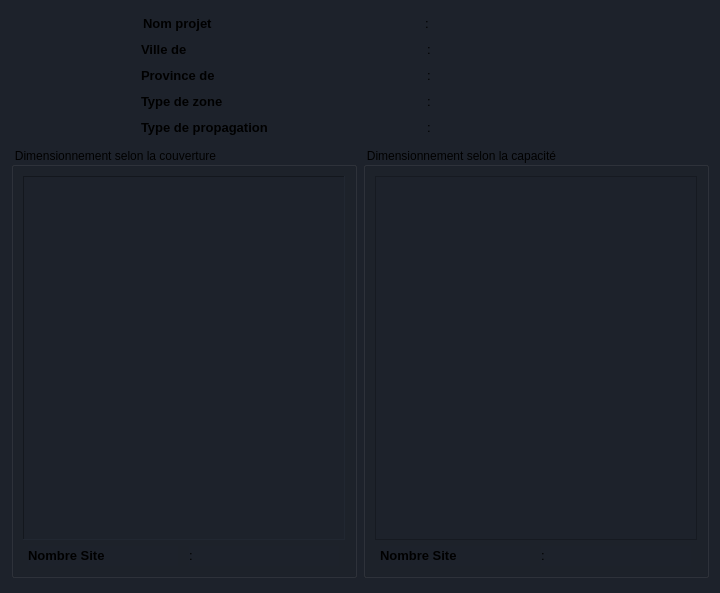
<?xml version="1.0" encoding="UTF-8"?>
<ui version="4.0">
 <class>ResultatWidget</class>
 <widget class="QWidget" name="ResultatWidget">
  <property name="geometry">
   <rect>
    <x>0</x>
    <y>0</y>
    <width>719</width>
    <height>593</height>
   </rect>
  </property>
  <property name="minimumSize">
   <size>
    <width>0</width>
    <height>0</height>
   </size>
  </property>
  <property name="maximumSize">
   <size>
    <width>16777215</width>
    <height>16777215</height>
   </size>
  </property>
  <property name="windowTitle">
   <string>Form</string>
  </property>
  <property name="styleSheet">
   <string notr="true">background-color: rgb(29, 34, 43);</string>
  </property>
  <layout class="QGridLayout" name="gridLayout">
   <item row="0" column="0">
    <layout class="QVBoxLayout" name="verticalLayout">
     <item>
      <layout class="QHBoxLayout" name="horizontalLayout">
       <property name="spacing">
        <number>0</number>
       </property>
       <item>
        <widget class="QLabel" name="label">
         <property name="minimumSize">
          <size>
           <width>150</width>
           <height>20</height>
          </size>
         </property>
         <property name="maximumSize">
          <size>
           <width>150</width>
           <height>20</height>
          </size>
         </property>
         <property name="font">
          <font>
           <family>Arial</family>
           <pointsize>10</pointsize>
          </font>
         </property>
         <property name="text">
          <string>&lt;html&gt;&lt;head/&gt;&lt;body&gt;&lt;p&gt;&lt;span style=&quot; font-weight:600;&quot;&gt;Nom projet &lt;/span&gt;&lt;/p&gt;&lt;/body&gt;&lt;/html&gt;</string>
         </property>
        </widget>
       </item>
       <item>
        <widget class="QLabel" name="labelNomProjet">
         <property name="minimumSize">
          <size>
           <width>150</width>
           <height>20</height>
          </size>
         </property>
         <property name="maximumSize">
          <size>
           <width>150</width>
           <height>20</height>
          </size>
         </property>
         <property name="font">
          <font>
           <family>Arial</family>
           <pointsize>10</pointsize>
          </font>
         </property>
         <property name="text">
          <string>&lt;html&gt;&lt;head/&gt;&lt;body&gt;&lt;p&gt;:&lt;/p&gt;&lt;/body&gt;&lt;/html&gt;</string>
         </property>
        </widget>
       </item>
      </layout>
     </item>
     <item>
      <layout class="QHBoxLayout" name="horizontalLayout_2">
       <item>
        <widget class="QLabel" name="label_2">
         <property name="minimumSize">
          <size>
           <width>150</width>
           <height>20</height>
          </size>
         </property>
         <property name="maximumSize">
          <size>
           <width>150</width>
           <height>20</height>
          </size>
         </property>
         <property name="font">
          <font>
           <family>Arial</family>
           <pointsize>10</pointsize>
          </font>
         </property>
         <property name="text">
          <string>&lt;html&gt;&lt;head/&gt;&lt;body&gt;&lt;p&gt;&lt;span style=&quot; font-weight:600;&quot;&gt;Ville de&lt;/span&gt;&lt;/p&gt;&lt;/body&gt;&lt;/html&gt;</string>
         </property>
        </widget>
       </item>
       <item>
        <widget class="QLabel" name="labelVille">
         <property name="minimumSize">
          <size>
           <width>150</width>
           <height>20</height>
          </size>
         </property>
         <property name="maximumSize">
          <size>
           <width>150</width>
           <height>20</height>
          </size>
         </property>
         <property name="font">
          <font>
           <family>Arial</family>
           <pointsize>10</pointsize>
          </font>
         </property>
         <property name="text">
          <string>&lt;html&gt;&lt;head/&gt;&lt;body&gt;&lt;p&gt;:&lt;/p&gt;&lt;/body&gt;&lt;/html&gt;</string>
         </property>
        </widget>
       </item>
      </layout>
     </item>
     <item>
      <layout class="QHBoxLayout" name="horizontalLayout_3">
       <item>
        <widget class="QLabel" name="label_3">
         <property name="minimumSize">
          <size>
           <width>150</width>
           <height>20</height>
          </size>
         </property>
         <property name="maximumSize">
          <size>
           <width>150</width>
           <height>20</height>
          </size>
         </property>
         <property name="font">
          <font>
           <family>Arial</family>
           <pointsize>10</pointsize>
          </font>
         </property>
         <property name="text">
          <string>&lt;html&gt;&lt;head/&gt;&lt;body&gt;&lt;p&gt;&lt;span style=&quot; font-weight:600;&quot;&gt;Province de&lt;/span&gt;&lt;/p&gt;&lt;/body&gt;&lt;/html&gt;</string>
         </property>
        </widget>
       </item>
       <item>
        <widget class="QLabel" name="labelProvince">
         <property name="minimumSize">
          <size>
           <width>150</width>
           <height>20</height>
          </size>
         </property>
         <property name="maximumSize">
          <size>
           <width>150</width>
           <height>20</height>
          </size>
         </property>
         <property name="font">
          <font>
           <family>Arial</family>
           <pointsize>10</pointsize>
          </font>
         </property>
         <property name="text">
          <string>&lt;html&gt;&lt;head/&gt;&lt;body&gt;&lt;p&gt;:&lt;/p&gt;&lt;/body&gt;&lt;/html&gt;</string>
         </property>
        </widget>
       </item>
      </layout>
     </item>
     <item>
      <layout class="QHBoxLayout" name="horizontalLayout_4">
       <item>
        <widget class="QLabel" name="label_4">
         <property name="minimumSize">
          <size>
           <width>150</width>
           <height>20</height>
          </size>
         </property>
         <property name="maximumSize">
          <size>
           <width>150</width>
           <height>20</height>
          </size>
         </property>
         <property name="font">
          <font>
           <family>Arial</family>
           <pointsize>10</pointsize>
          </font>
         </property>
         <property name="text">
          <string>&lt;html&gt;&lt;head/&gt;&lt;body&gt;&lt;p&gt;&lt;span style=&quot; font-weight:600;&quot;&gt;Type de zone&lt;/span&gt;&lt;/p&gt;&lt;/body&gt;&lt;/html&gt;</string>
         </property>
        </widget>
       </item>
       <item>
        <widget class="QLabel" name="labelZone">
         <property name="minimumSize">
          <size>
           <width>150</width>
           <height>20</height>
          </size>
         </property>
         <property name="maximumSize">
          <size>
           <width>150</width>
           <height>20</height>
          </size>
         </property>
         <property name="font">
          <font>
           <family>Arial</family>
           <pointsize>10</pointsize>
          </font>
         </property>
         <property name="text">
          <string>&lt;html&gt;&lt;head/&gt;&lt;body&gt;&lt;p&gt;:&lt;/p&gt;&lt;/body&gt;&lt;/html&gt;</string>
         </property>
        </widget>
       </item>
      </layout>
     </item>
     <item>
      <layout class="QHBoxLayout" name="horizontalLayout_5">
       <item>
        <widget class="QLabel" name="label5">
         <property name="enabled">
          <bool>true</bool>
         </property>
         <property name="minimumSize">
          <size>
           <width>150</width>
           <height>20</height>
          </size>
         </property>
         <property name="maximumSize">
          <size>
           <width>150</width>
           <height>20</height>
          </size>
         </property>
         <property name="font">
          <font>
           <family>Arial</family>
           <pointsize>10</pointsize>
          </font>
         </property>
         <property name="text">
          <string>&lt;html&gt;&lt;head/&gt;&lt;body&gt;&lt;p&gt;&lt;span style=&quot; font-weight:600;&quot;&gt;Type de propagation&lt;/span&gt;&lt;/p&gt;&lt;/body&gt;&lt;/html&gt;</string>
         </property>
        </widget>
       </item>
       <item>
        <widget class="QLabel" name="labelPropagation">
         <property name="enabled">
          <bool>true</bool>
         </property>
         <property name="minimumSize">
          <size>
           <width>150</width>
           <height>20</height>
          </size>
         </property>
         <property name="maximumSize">
          <size>
           <width>150</width>
           <height>20</height>
          </size>
         </property>
         <property name="font">
          <font>
           <family>Arial</family>
           <pointsize>10</pointsize>
          </font>
         </property>
         <property name="text">
          <string>&lt;html&gt;&lt;head/&gt;&lt;body&gt;&lt;p&gt;:&lt;/p&gt;&lt;/body&gt;&lt;/html&gt;</string>
         </property>
        </widget>
       </item>
      </layout>
     </item>
    </layout>
   </item>
   <item row="1" column="0">
    <layout class="QHBoxLayout" name="horizontalLayout_8">
     <item>
      <widget class="QGroupBox" name="groupBox">
       <property name="minimumSize">
        <size>
         <width>346</width>
         <height>431</height>
        </size>
       </property>
       <property name="maximumSize">
        <size>
         <width>346</width>
         <height>431</height>
        </size>
       </property>
       <property name="title">
        <string>Dimensionnement selon la couverture</string>
       </property>
       <layout class="QVBoxLayout" name="verticalLayout_2">
        <item>
         <widget class="QTableView" name="tableCouverture">
          <property name="frameShape">
           <enum>QFrame::Panel</enum>
          </property>
         </widget>
        </item>
        <item>
         <layout class="QHBoxLayout" name="horizontalLayout_6">
          <item>
           <widget class="QLabel" name="label1">
            <property name="enabled">
             <bool>true</bool>
            </property>
            <property name="minimumSize">
             <size>
              <width>150</width>
              <height>20</height>
             </size>
            </property>
            <property name="maximumSize">
             <size>
              <width>150</width>
              <height>20</height>
             </size>
            </property>
            <property name="font">
             <font>
              <family>Arial</family>
              <pointsize>10</pointsize>
             </font>
            </property>
            <property name="text">
             <string>&lt;html&gt;&lt;head/&gt;&lt;body&gt;&lt;p&gt;&lt;span style=&quot; font-weight:600;&quot;&gt;Nombre Site&lt;/span&gt;&lt;/p&gt;&lt;/body&gt;&lt;/html&gt;</string>
            </property>
           </widget>
          </item>
          <item>
           <widget class="QLabel" name="labelNombreSiteCouverture">
            <property name="enabled">
             <bool>true</bool>
            </property>
            <property name="minimumSize">
             <size>
              <width>150</width>
              <height>20</height>
             </size>
            </property>
            <property name="maximumSize">
             <size>
              <width>150</width>
              <height>20</height>
             </size>
            </property>
            <property name="font">
             <font>
              <family>Arial</family>
              <pointsize>10</pointsize>
             </font>
            </property>
            <property name="text">
             <string>&lt;html&gt;&lt;head/&gt;&lt;body&gt;&lt;p&gt;:&lt;/p&gt;&lt;/body&gt;&lt;/html&gt;</string>
            </property>
           </widget>
          </item>
         </layout>
        </item>
       </layout>
      </widget>
     </item>
     <item>
      <widget class="QGroupBox" name="groupBox_2">
       <property name="minimumSize">
        <size>
         <width>346</width>
         <height>431</height>
        </size>
       </property>
       <property name="maximumSize">
        <size>
         <width>346</width>
         <height>431</height>
        </size>
       </property>
       <property name="title">
        <string>Dimensionnement selon la capacité</string>
       </property>
       <layout class="QVBoxLayout" name="verticalLayout_3">
        <item>
         <widget class="QTableView" name="tableCapacite"/>
        </item>
        <item>
         <layout class="QHBoxLayout" name="horizontalLayout_7">
          <item>
           <widget class="QLabel" name="label1_2">
            <property name="enabled">
             <bool>true</bool>
            </property>
            <property name="minimumSize">
             <size>
              <width>150</width>
              <height>20</height>
             </size>
            </property>
            <property name="maximumSize">
             <size>
              <width>150</width>
              <height>20</height>
             </size>
            </property>
            <property name="font">
             <font>
              <family>Arial</family>
              <pointsize>10</pointsize>
             </font>
            </property>
            <property name="text">
             <string>&lt;html&gt;&lt;head/&gt;&lt;body&gt;&lt;p&gt;&lt;span style=&quot; font-weight:600;&quot;&gt;Nombre Site&lt;/span&gt;&lt;/p&gt;&lt;/body&gt;&lt;/html&gt;</string>
            </property>
           </widget>
          </item>
          <item>
           <widget class="QLabel" name="labelNombreSiteCapacite">
            <property name="enabled">
             <bool>true</bool>
            </property>
            <property name="minimumSize">
             <size>
              <width>150</width>
              <height>20</height>
             </size>
            </property>
            <property name="maximumSize">
             <size>
              <width>150</width>
              <height>20</height>
             </size>
            </property>
            <property name="font">
             <font>
              <family>Arial</family>
              <pointsize>10</pointsize>
             </font>
            </property>
            <property name="text">
             <string>&lt;html&gt;&lt;head/&gt;&lt;body&gt;&lt;p&gt;:&lt;/p&gt;&lt;/body&gt;&lt;/html&gt;</string>
            </property>
           </widget>
          </item>
         </layout>
        </item>
       </layout>
      </widget>
     </item>
    </layout>
   </item>
  </layout>
 </widget>
 <resources/>
 <connections/>
</ui>
